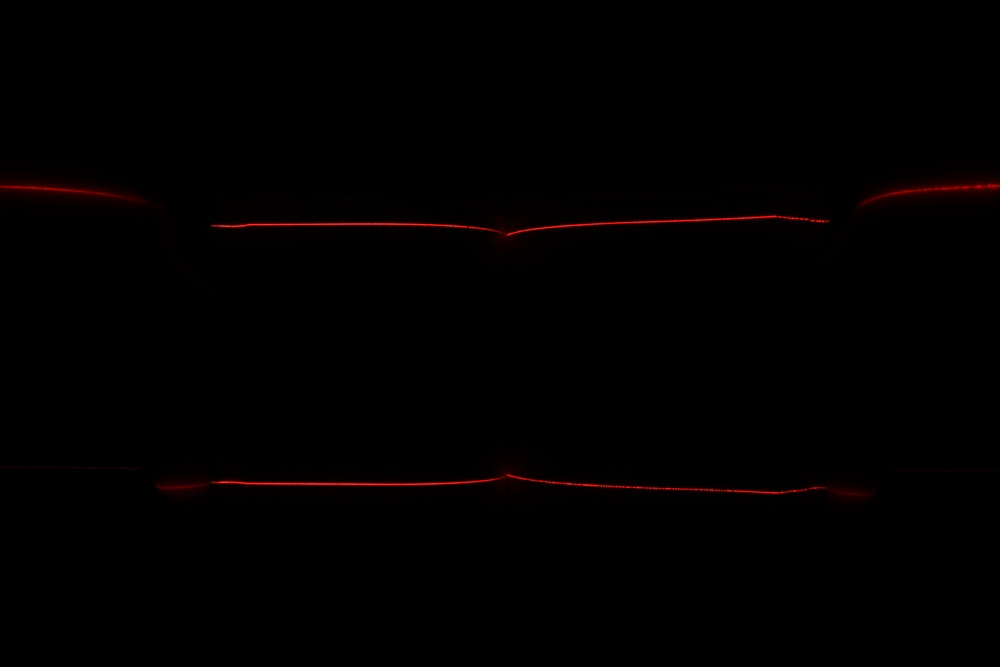
#> input picture sample/004-laser.jpg, 1000 x 667 px, shrunk from 6000 x 4000 before the run
$ python laser-dewarp.py --image sample/003-laser.jpg --laser sample/004-laser.jpg   (Python 2 division)
#> lines starting #> are read from the running program, lines starting #| are printed output that depends on the picture; after the words box and inside, x2 and y2 are one past the last pixel; in counts of white or black regions, pixels touching at a corner belong together
#!/usr/bin/python
# A dewarping tool that rectifies a document based on analysis of lasers.

import os, sys, math, argparse, numpy, scipy, cv2, cv
from PIL import Image, ImageMath, ImageFilter
from numpy import polynomial as P
from scipy import stats, integrate, signal

version = '0.2'
options = None

class Line:
  def __init__(self, point1, point2):
    self.slope = (point2[1] - point1[1])/float(point2[0] - point1[0])
    self.point = point1

  def getY(self, x):
    return (x - self.point[0])*self.slope + self.point[1]

  def getX(self, y):
    return (y - self.point[1])/self.slope + self.point[0]

class Laser:
  def __init__(self, laserImage, yBound):
    self.curve = []
    self.spineIndex = 0
    self.findCurve(laserImage, yBound)

  def findCurve(self, laserImage, yBound):
    self.laserPoints = extractLaserPoints(laserImage, yBound)
    self.curve = extractCurve(self.laserPoints)

  # [5 lines left out: function debugImage, not called in this run]

###############################################################################

def findLaserImage(path, thresholdVal):
  def allOrNothing(x):
    if x > thresholdVal:
      return 255
    else:
      return 0

  image = Image.open(path)
  (channelR, channelG, channelB) = image.split()

  threshold = ImageMath.eval("convert(a, 'L')",
                                 a=channelR, b=channelG, c=channelB)
  threshold = Image.eval(threshold, allOrNothing)
  threshold = threshold.filter(ImageFilter.MedianFilter(5))
  return threshold

###############################################################################

def extractLaserPoints(image, yBound):
  pixels = image.load()
  # Loop over every column and add the y position of the laser points
  result = []
  for x in xrange(image.size[0]):
    column = []
    # Find all laser pixels in this column
    for y in xrange(yBound[0], yBound[1]):
      if pixels[x, y] > 200:
        column.append(y)
    result.append(column)
  return result

def extractCurve(points):
  curve = []
  lastPoint, lastIndex = findNextPoint(0, points, 0)
  for x in xrange(0, len(points)):
    nextPoint, nextIndex = findNextPoint(x, points, lastPoint)
    # If there are no remaining data points, just use the last data
    # point
    if nextIndex == -1 or nextIndex == lastIndex:
      curve.append(lastPoint)
    # Interpolate between the last data point and the next one. In
    # the degenerate case where nextIndex == x, this just results in
    # nextPoint.
    else:
# [4 lines of commented-out code are left out]
      curve.append(lastPoint)
    lastPoint = nextPoint
    lastIndex = nextIndex
  return curve

def findNextPoint(start, points, last):
  resultPoint = last
  resultIndex = -1
  for i in xrange(start, len(points)):
    if len(points[i]) > 0:
      resultPoint = float(points[i][-1] + points[i][0]) / 2
      resultIndex = i
      break
  return (resultPoint, resultIndex)

def extractLasers(image):
  top = Laser(image, (0, image.size[1] / 2))
  bottom = Laser(image, (image.size[1] / 2, image.size[1]))
  return [top, bottom]

def extractSpines(curves):
  result = []
  start = int(len(curves[0].curve)/3)
  end = 2*start
  if options.frame == 'single':
    if options.side == 'odd' or options.side == 'right':
      end = start
      start = 0
    elif options.side == 'even' or options.side == 'left':
      start = end
      end = int(len(curves[0].curve))
  top = findPeaks(curves[0].curve, start=start, end=end,
                  offsetX=20, offsetY=-5, compare=isGreater)
  bottom = findPeaks(curves[1].curve, start=start, end=end,
                     offsetX=20, offsetY=5, compare=isLess)
  if len(top) >= 1 and len(bottom) >= 1:
    result = [top[int(len(top)/2)], bottom[int(len(bottom)/2)]]
  else:
    print 'Could not extract spines.'
    print 'Top: ', top
    print 'Bottom: ', bottom
  return result

def extractEdges(curves):
  start = int(len(curves[0].curve)/3)
  end = 1
  increment = -1
  deltaBack = 16
  deltaForward = 0
  if options.side == 'odd' or options.side == 'right':
    start = 2*start
    end = len(curves[0].curve) - 1
    increment = 1
    deltaBack = 0
    deltaForward = 16
  topPrime = getDerivative(curves[0].curve, deltaBack, deltaForward)
  top = findPeaks(topPrime, start=start, end=end,
                  increment=increment, offsetX=3, offsetY=0, compare=isGreater)
  bottomPrime = getDerivative(curves[1].curve, deltaBack, deltaForward)
  bottom = findPeaks(bottomPrime, start=start, end=end,
                     increment=increment, offsetX=3, offsetY=0, compare=isLess)
  result = [findEdge(topPrime, top, end),
            findEdge(bottomPrime, bottom, end)]
  return result

def findEdge(points, candidates, default):
  result = default
  clipped, low, high = stats.sigmaclip(points, low=3.0, high=3.0)
  for candidate in candidates:
    if points[candidate] < low or points[candidate] > high:
      result = candidate
      break
  return result

def isGreater(a, b):
  return a >= b

def isLess(a, b):
  return a <= b

def getDerivative(curve, deltaBack, deltaForward):
  result = []
  for i in xrange(0, len(curve)):
    deltaLeft = max(i - deltaBack, 0)
    deltaRight = min(i + deltaForward, len(curve) - 1)
    result.append(float(curve[deltaRight] - curve[deltaLeft])/(deltaBack + deltaForward))
  return result

def findPeaks(points, start=0, end=0, increment=1,
              offsetX=1, offsetY=0, compare=isLess):
  results = []
  i = start
  while i != end:
    left = constrainPoint(i - offsetX, start, end)
    right = constrainPoint(i + offsetX, start, end)
    if (isPeak(points, candidate=i, end=left,
               increment=-1, compare=compare) and
        isPeak(points, candidate=i, end=right,
               increment=1, compare=compare) and
        taller(points[i], test=points[left],
               offset=offsetY, compare=compare) and
        taller(points[i], test=points[right],
               offset=offsetY, compare=compare)):
      results.append(i)
    i += increment
  return results

def constrainPoint(pos, start, end):
  result = pos
  if start < end:
    if pos < start:
      result = start
    if pos > end - 1:
      result = end - 1
  else:
    if pos > start:
      result = start
    if pos < end + 1:
      result = end + 1
  return result

def isPeak(points, candidate=0, end=1, increment=1, compare=isLess):
  result = True
  i = candidate
  while i != end:
    if not compare(points[candidate], points[i]):
      result = False
    i += increment
  return result

def taller(candidate, test=0, offset=0, compare=isLess):
  return compare(candidate + offset, test)

# ima is max (for thickest point) or min (for thinnest)
# [11 lines left out: function findExtreme, not called in this run]

###############################################################################

def outputArcDewarp(imagePath, laserLines, spines, edges, laserImage):
  source = cv2.imread(imagePath)#Image.open(imagePath)
  if options.side == 'odd' or options.side == 'right':
    image = arcWarp(source, laserLines[0].curve, laserLines[1].curve,
                    spines[0], edges[0],
                    spines[1], edges[1], laserImage)
    cv2.imwrite(options.output_path, image)
#    image.save(options.output_path)
  elif options.side == 'even' or options.side == 'left':
    image = arcWarp(source, laserLines[0].curve, laserLines[1].curve,
                    edges[0], spines[0],
                    edges[1], spines[1], laserImage)
    cv2.imwrite(options.output_path, image)
#    image.save(options.output_path)
  else:
    print 'Error: The page must be either even or odd'

###############################################################################

# Based on http://users.iit.demokritos.gr/~bgat/3337a209.pdf
# [78 lines left out: functions arcWarp, calculatePoly, makePolyImage, calculateArc, not called in this run]

def distance(a, b):
  return math.sqrt((a[0]-b[0])*(a[0]-b[0]) +
                   (a[1]-b[1])*(a[1]-b[1]))

# [30 lines left out: functions roundSource, sampleSource, not called in this run]

###############################################################################

def makeProcessImage(source, curves, spines, edges):
  result = Image.new('RGB', source.size)
  result.paste(source, (0, 0, source.size[0], source.size[1]))
  pixels = result.load()
  for i in xrange(0, source.size[0]):
    for curve in curves:
      pixels[i, int(curve[i])] = (255, 0, 0)
  for i in xrange(0, source.size[1]):
    for x in spines:
      pixels[int(x), i] = (0, 255, 255)
    for x in edges:
      pixels[int(x), i] = (0, 255, 0)
  return result

###############################################################################

def parseArgs():
  global options
  parser = argparse.ArgumentParser(
    description='A program for dewarping images based on laser measurements taken during scanning.')
  parser.add_argument('--version', dest='version', default=False,
                      action='store_const', const=True,
                      help='Get version information')
  parser.add_argument('--debug', dest='debug', default=False,
                      action='store_const', const=True,
                      help='Print extra debugging information and output pictures to ./tmp while processing (make sure this directory exists).')
  parser.add_argument('--image', dest='image_path', default='image.jpg',
                      help='An image of a document to dewarp')
  parser.add_argument('--laser', dest='laser_path', default='laser.jpg',
                      help='A picture with lasers on and lights out taken of the same page as the image.')
  parser.add_argument('--output', dest='output_path', default='output.png',
                      help='Destination path for dewarped image')
  parser.add_argument('--page', dest='side', default='odd',
                      help='Which side of the spine the page to dewarp is at. Can be either "odd" (equivalent to "right") or "even" (equivalent to "left")')
  parser.add_argument('--frame', dest='frame', default='single',
                      help='The number of pages in the camera shot. Either "single" if the camera is centered on just one page or "double" if the camera is centered on the spine')
  parser.add_argument('--laser-threshold', dest='laser_threshold',
                      type=int, default=40,
                      help='A threshold (0-255) for lasers when calculating warp. High means less reflected laser light will be counted.')
  parser.add_argument('--height-factor', dest='height_factor',
                      type=float, default=1.0,
                      help='The curve of the lasers will be multiplied by this factor to estimate height. The closer the lasers are to the center of the picture, the higher this number should be. When this number is too low, text will be foreshortened near the spine and when it is too high, the text will be elongated. It should normally be between 1.0 and 5.0.'),
  options = parser.parse_args()
  if options.version:
    print 'laser-dewarp.py: Version ' + version
    exit(0)

###############################################################################

def main():
  parseArgs()

  laserImage = findLaserImage(options.laser_path, options.laser_threshold)
#> in findLaserImage, image is the input picture: PIL image 1000x667 RGB; mean R, G, B 1.6, 0.2, 0.2
#> in findLaserImage, `threshold = Image.eval(threshold, allOrNothing)`:
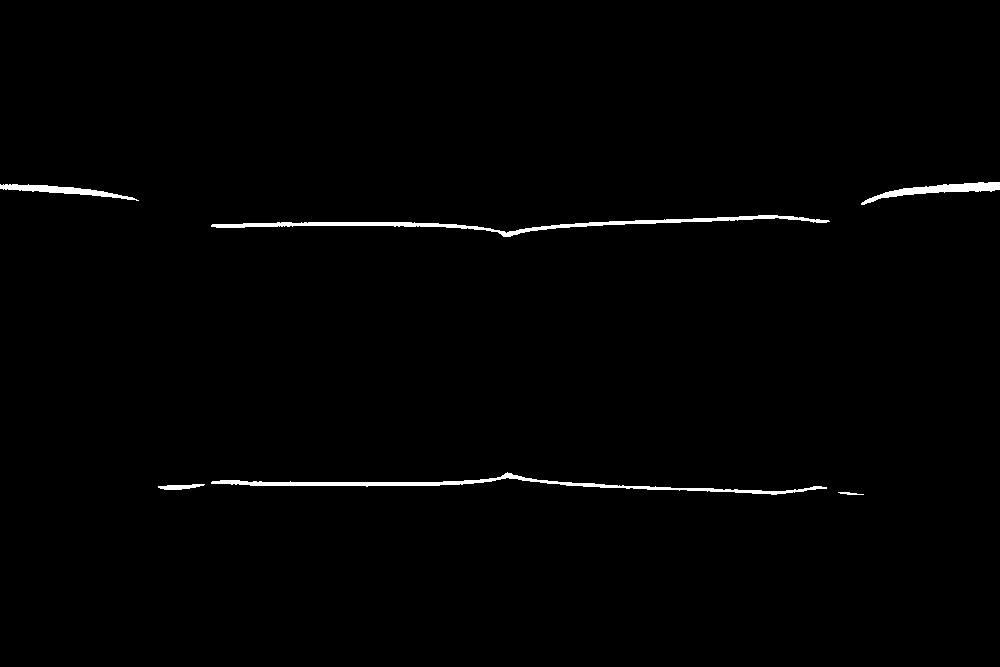
#> threshold: PIL image 1000x667 L; 0.97% white; 6 white regions, box (x1, y1, x2, y2) and area: (211, 215, 830, 237) 2328, (211, 472, 827, 495) 2166, (861, 182, 1000, 205) 979, (0, 184, 139, 201) 756, (158, 484, 205, 490) 178, (838, 492, 864, 495) 46
#> in findLaserImage, `threshold = threshold.filter(ImageFilter.MedianFilter(5))`: threshold: PIL image 1000x667 L; 0.94% white; 14 white regions (3 under 20 px), largest, box (x1, y1, x2, y2) and area: (213, 473, 537, 486) 1278, (497, 215, 827, 237) 1220, (213, 222, 494, 232) 1098
  if options.debug:
    laserImage.save('tmp/laser.png')
  laserLines = extractLasers(laserImage)
#> in findCurve, `self.laserPoints = extractLaserPoints(laserImage, yBound)`: self.laserPoints = 1000 items, first 6: [184, 185, 186, 187, 188], [184, 185, 186, 187, 188], [185, 186, 187, 188], [185, 186, 187, 188], [184, 185, 186, 187, 188, 189], [184, 185, 186, 187, 188, 189]
#> the loop in findNextPoint, `for i in xrange(start, len(points)):` made 1 pass
#> (resultPoint, resultIndex) on pass 1: (186, 0)
#> in extractCurve, `lastPoint, lastIndex = findNextPoint(0, points, 0)`: lastPoint = 186; lastIndex = 0
#> the loop in extractCurve, `for x in xrange(0, len(points)):` made 1000 passes
#> (nextPoint, lastPoint) on passes 1 to 3: (186, 186), (186, 186), (186.5, 186.5)
#> after the loop in extractCurve, `for x in xrange(0, len(points)):`: curve = 1000 values, max 234 at index 505, min 185.5 at index 996, mean 213.9
#> in findCurve, `self.curve = extractCurve(self.laserPoints)`: self.curve has the same summary as curve in extractCurve
  spines = extractSpines(laserLines)
#| Top:  []
#| Bottom:  []
  edges = extractEdges(laserLines)
#> the loop in findEdge, `for candidate in candidates:` made 81 passes
#> candidate on passes 1 to 12: 666, 667, 668, 669, 670, 671, 672, 673, 674, 675, 676, 677
#> the loop in findEdge (call 2), `for candidate in candidates:` made 66 passes

  if options.debug:
    makeProcessImage(laserImage, [laserLines[0].curve, laserLines[1].curve],
                     spines, edges).save('tmp/process.png')

  first = getDerivative(laserLines[0].curve, 0, 16)
  second = first
  for i in xrange(0, len(second)):
    second[i] = 500 - second[i]*100
  makeProcessImage(laserImage, [laserLines[0].curve, second],
                   spines, edges).save('tmp/second.png')
#> in makeProcessImage, `result = Image.new('RGB', source.size)`: result: PIL image 1000x667 RGB; every value is 0
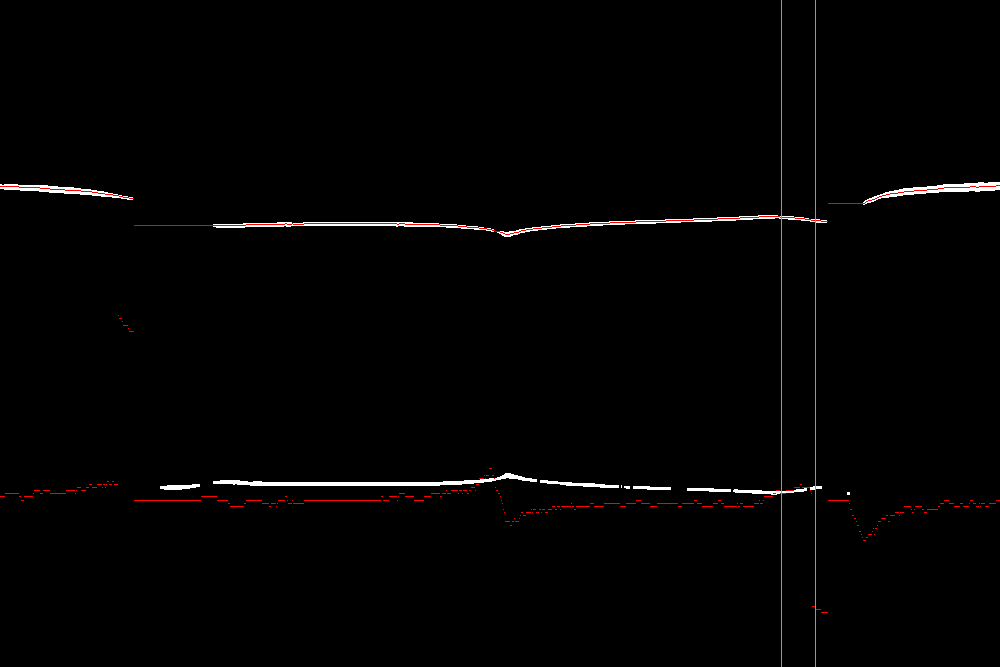
#> saved as second.png: PIL image 1000x667 RGB; mean R, G, B 2.8, 2.6, 2.1

  outputArcDewarp(options.image_path, laserLines, spines, edges, laserImage)
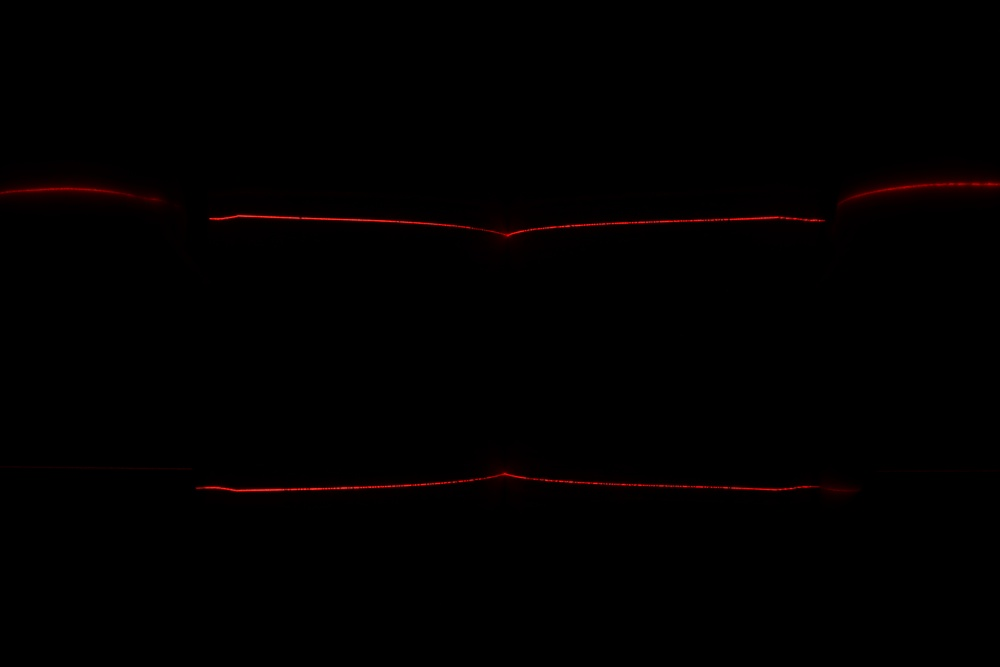
#> input picture sample/003-laser.jpg, 1000 x 667 px, shrunk from 6000 x 4000 before the run
#> in outputArcDewarp, source is the input picture: shape (667, 1000, 3); mean B, G, R 0.2, 0.1, 1.5

#import cProfile
#cProfile.run('main()')
if __name__ == '__main__':
#> (the run stopped early here; a loop or call above may not have finished)
